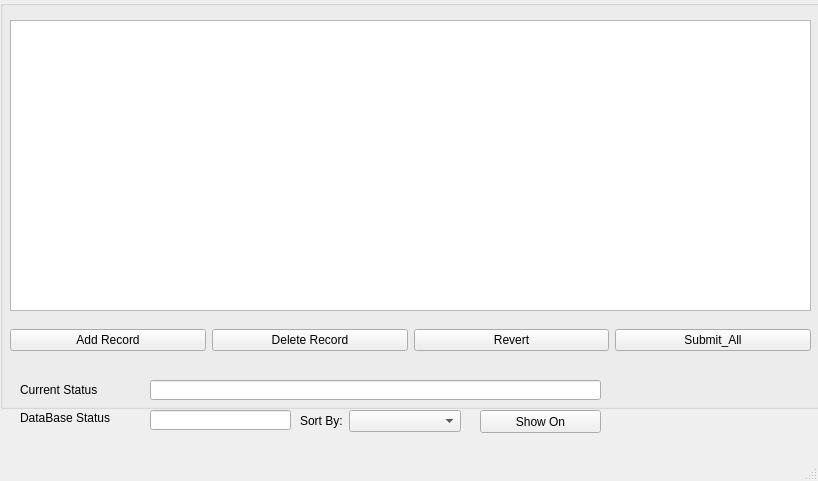
<?xml version="1.0" encoding="UTF-8"?>
<ui version="4.0">
 <class>Da_window</class>
 <widget class="QMainWindow" name="Da_window">
  <property name="geometry">
   <rect>
    <x>0</x>
    <y>0</y>
    <width>818</width>
    <height>481</height>
   </rect>
  </property>
  <property name="sizePolicy">
   <sizepolicy hsizetype="Fixed" vsizetype="Fixed">
    <horstretch>0</horstretch>
    <verstretch>0</verstretch>
   </sizepolicy>
  </property>
  <property name="minimumSize">
   <size>
    <width>818</width>
    <height>481</height>
   </size>
  </property>
  <property name="maximumSize">
   <size>
    <width>818</width>
    <height>481</height>
   </size>
  </property>
  <property name="windowTitle">
   <string>Da_window</string>
  </property>
  <widget class="QWidget" name="centralwidget">
   <property name="sizePolicy">
    <sizepolicy hsizetype="Preferred" vsizetype="Preferred">
     <horstretch>0</horstretch>
     <verstretch>0</verstretch>
    </sizepolicy>
   </property>
   <widget class="QGroupBox" name="MainGroupBox">
    <property name="geometry">
     <rect>
      <x>0</x>
      <y>0</y>
      <width>821</width>
      <height>409</height>
     </rect>
    </property>
    <property name="sizePolicy">
     <sizepolicy hsizetype="Preferred" vsizetype="Preferred">
      <horstretch>0</horstretch>
      <verstretch>0</verstretch>
     </sizepolicy>
    </property>
    <property name="title">
     <string/>
    </property>
    <property name="flat">
     <bool>true</bool>
    </property>
    <widget class="QTableView" name="DB_Table">
     <property name="geometry">
      <rect>
       <x>10</x>
       <y>20</y>
       <width>801</width>
       <height>291</height>
      </rect>
     </property>
     <property name="sizePolicy">
      <sizepolicy hsizetype="Preferred" vsizetype="Preferred">
       <horstretch>0</horstretch>
       <verstretch>0</verstretch>
      </sizepolicy>
     </property>
    </widget>
    <widget class="QWidget" name="horizontalLayoutWidget">
     <property name="geometry">
      <rect>
       <x>10</x>
       <y>310</y>
       <width>801</width>
       <height>61</height>
      </rect>
     </property>
     <layout class="QHBoxLayout" name="horizontalLayout">
      <item>
       <widget class="QPushButton" name="Add_Button">
        <property name="text">
         <string>Add Record</string>
        </property>
       </widget>
      </item>
      <item>
       <widget class="QPushButton" name="Delete_Button">
        <property name="text">
         <string>Delete Record</string>
        </property>
       </widget>
      </item>
      <item>
       <widget class="QPushButton" name="Revert_Button">
        <property name="text">
         <string>Revert</string>
        </property>
       </widget>
      </item>
      <item>
       <widget class="QPushButton" name="Submit_All">
        <property name="text">
         <string>Submit_All</string>
        </property>
       </widget>
      </item>
     </layout>
    </widget>
    <widget class="QLineEdit" name="status_LineEdit">
     <property name="geometry">
      <rect>
       <x>150</x>
       <y>380</y>
       <width>451</width>
       <height>20</height>
      </rect>
     </property>
     <property name="readOnly">
      <bool>true</bool>
     </property>
     <property name="clearButtonEnabled">
      <bool>false</bool>
     </property>
    </widget>
    <widget class="QLabel" name="status_Label">
     <property name="geometry">
      <rect>
       <x>20</x>
       <y>380</y>
       <width>81</width>
       <height>20</height>
      </rect>
     </property>
     <property name="text">
      <string>Current Status</string>
     </property>
    </widget>
   </widget>
   <widget class="QLabel" name="DB_Status_Label">
    <property name="geometry">
     <rect>
      <x>20</x>
      <y>410</y>
      <width>101</width>
      <height>16</height>
     </rect>
    </property>
    <property name="text">
     <string>DataBase Status</string>
    </property>
   </widget>
   <widget class="QLineEdit" name="DB_Status_LineEdit">
    <property name="geometry">
     <rect>
      <x>150</x>
      <y>410</y>
      <width>141</width>
      <height>20</height>
     </rect>
    </property>
    <property name="readOnly">
     <bool>true</bool>
    </property>
   </widget>
   <widget class="QWidget" name="formLayoutWidget">
    <property name="geometry">
     <rect>
      <x>300</x>
      <y>410</y>
      <width>161</width>
      <height>22</height>
     </rect>
    </property>
    <layout class="QFormLayout" name="formLayout">
     <item row="0" column="0">
      <widget class="QLabel" name="label">
       <property name="text">
        <string>Sort By:</string>
       </property>
      </widget>
     </item>
     <item row="0" column="1">
      <widget class="QComboBox" name="Sort_By_ComboBox"/>
     </item>
    </layout>
   </widget>
   <widget class="QPushButton" name="Show_On">
    <property name="geometry">
     <rect>
      <x>480</x>
      <y>410</y>
      <width>121</width>
      <height>23</height>
     </rect>
    </property>
    <property name="text">
     <string>Show On</string>
    </property>
   </widget>
  </widget>
  <widget class="QMenuBar" name="menubar">
   <property name="geometry">
    <rect>
     <x>0</x>
     <y>0</y>
     <width>818</width>
     <height>21</height>
    </rect>
   </property>
  </widget>
  <widget class="QStatusBar" name="statusbar"/>
 </widget>
 <resources/>
 <connections/>
</ui>
